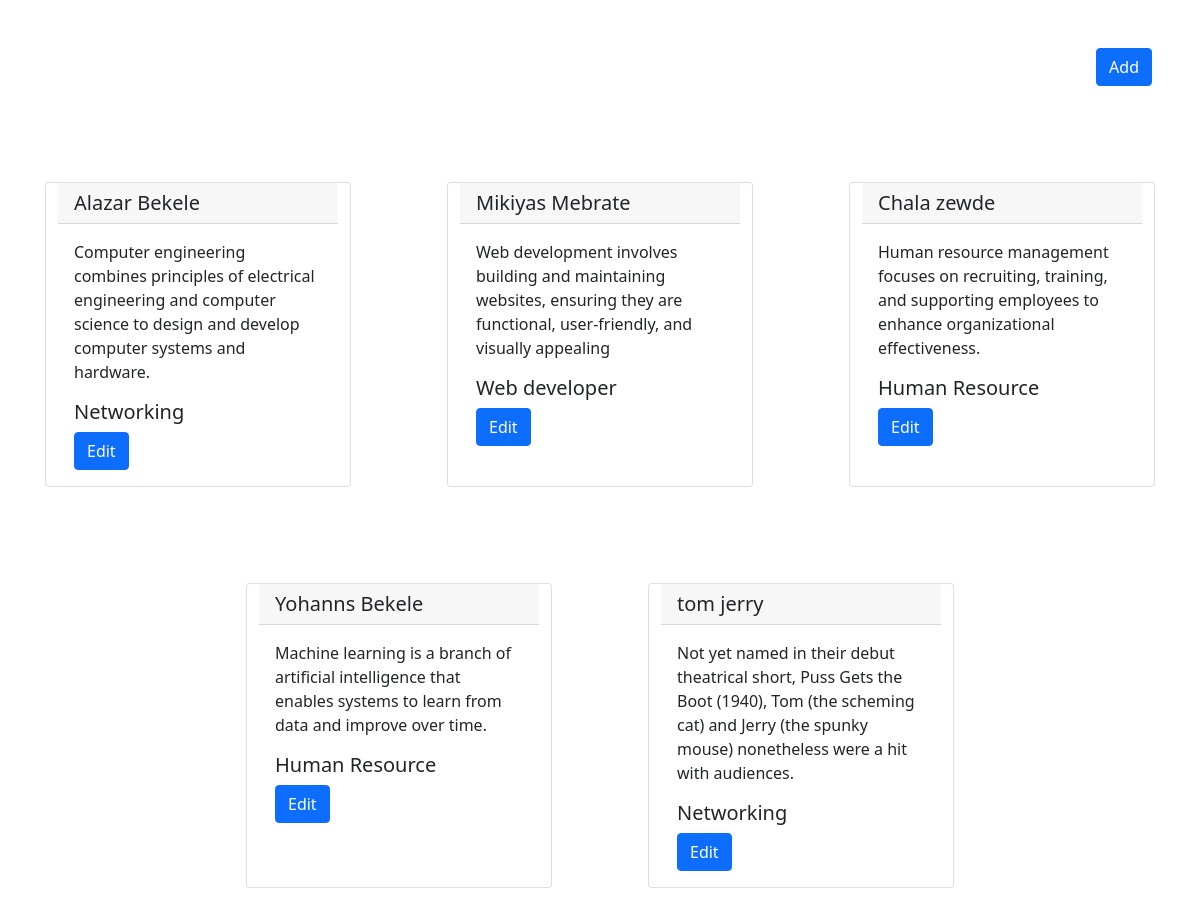
The app's page / (signed in), older data.
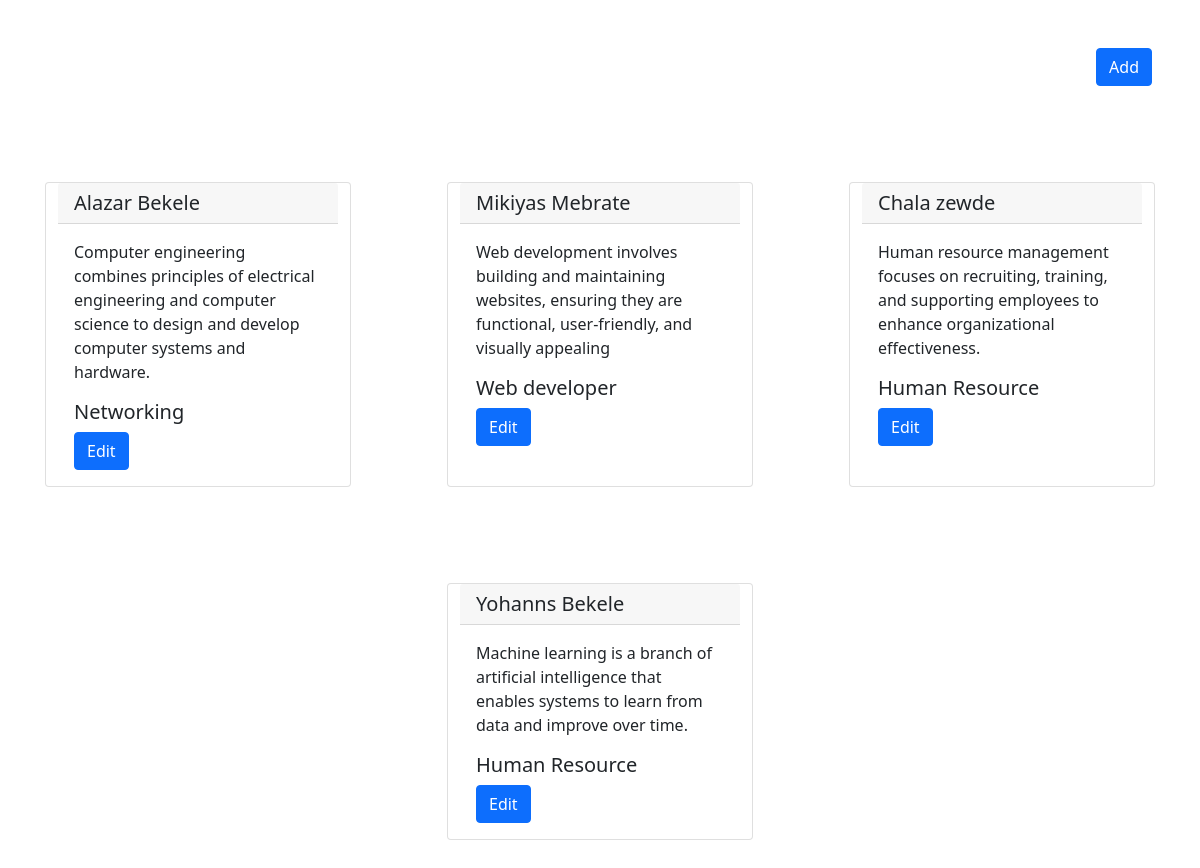
The same page, newer data.
### Base/models.py (models this page shows, shortened)
class Apply(models.Model):
  first_name = models.CharField(max_length=20)
  last_name = models.CharField(max_length=30)
  dob = models.DateField(auto_now_add=False, auto_now=False)
  detail_about = models.TextField()
  job_departement = models.ForeignKey(JobDepartement,on_delete=models.SET_NULL, null=True)

class JobDepartement (models.Model):
  name = models.CharField(max_length=50)
  description = models.TextField()
  def __str__(self) -> str:
    return self.name

### Base/views.py (the view)
@login_required (login_url='/login/')
def index (request):
  form = InputForm(request.POST or None)
  if request.method == 'POST':
    if form.is_valid():
      form.save()
      messages.success(request, 'Sucssfully Added!!')
      form = InputForm()
  apply = Apply.objects.all()
  context = {
    'apply' : apply,
    'forms' : form
  }
  return render (request, 'index.html', context)

### Base/templates/index.html (shortened to what this page needs)
{% load static %}
<!DOCTYPE html>
<html lang="en">
<head>
  <link rel="stylesheet" href="{% static 'General.css' %}">
  <link href="https://cdn.jsdelivr.net/npm/bootstrap@5.0.2/dist/css/bootstrap.min.css" rel="stylesheet">
</head>
<body>
    <div class="">
      <div class="row justify-content-center">
        <div>
          <button type="button" class="btn btn-primary float-end m-5 float-end" data-bs-toggle="modal" data-bs-target="#exampleModal">Add</button>
        </div>
        {% for applys in apply %}
        <div class="card col-md-3 m-5">
          <h5 class="card-header">{{applys.first_name}} {{applys.last_name}}</h5>
          <div class="card-body">
            <p class="card-text">{{applys.detail_about}}</p>
            <h5 class="card-title">{{applys.job_departement}}</h5>
            <a href="{% url 'detail_page' applys.id %}" class="btn btn-primary">Edit</a>
          </div>
        </div>
        {% endfor %}
      </div>
    </div>
</body>
</html>

Row changes from the older to the newer data that the page shows:
removed Apply: first_name "tom", last_name "jerry", detail_about "Not yet named in their debut theatrical short, Puss Gets the Boot (1940), Tom (the scheming cat) and Jerry (the spunky mouse) nonetheless were a hit with audiences.", job_departement "Networking"
